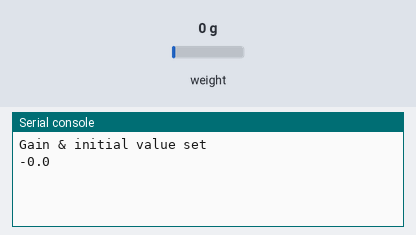
A program run on a simulated ESP32 board running MicroPython. On the bench: the last lines printed to the serial console. The test bench sets the inputs (shaded band); at power-on: weight on the scale 0 g. Library files of the repository ran but are not shown: hx711.py.

Above: at 2.8 s.
2.9 s: weight on the scale set to 100 g
At 4.3 s:
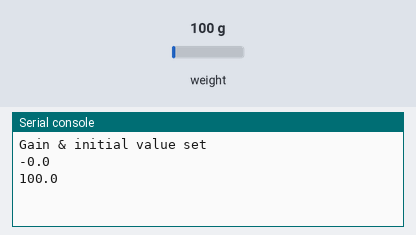
4.4 s: weight on the scale set to 1250 g
At 6.5 s:
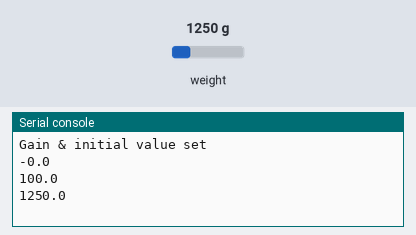
Timing chart, 0 to 8.0 s (numbered marks = the images above; inputs shaded):
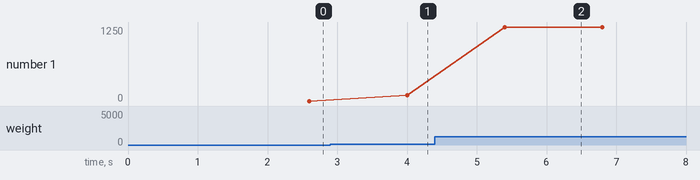

The program:

test2_HX711.py
```python
from hx711 import HX711
from machine import reset
import time

hx = HX711(12, 13)

hx.Calibrate()            #Calibrate the weight to zero

hx.set_scale(-105.4) #Converts data to weight in grams

try:
    while True:
        val = hx.get_units(10)
        print(val)
        time.sleep_ms(500)

except KeyboardInterrupt:
    print('Ctrl-C pressed...exiting')
    reset()
```

Measured:
- after the input at 2.9 s, the serial console: prints a new line after 1.1 s (image 1)
- after the input at 4.4 s, the serial console: prints a new line after 1.0 s (image 2)
- plotted number 1: 0 → 100 after the input at 2.9 s, 100 → 1250 after the input at 4.4 s
